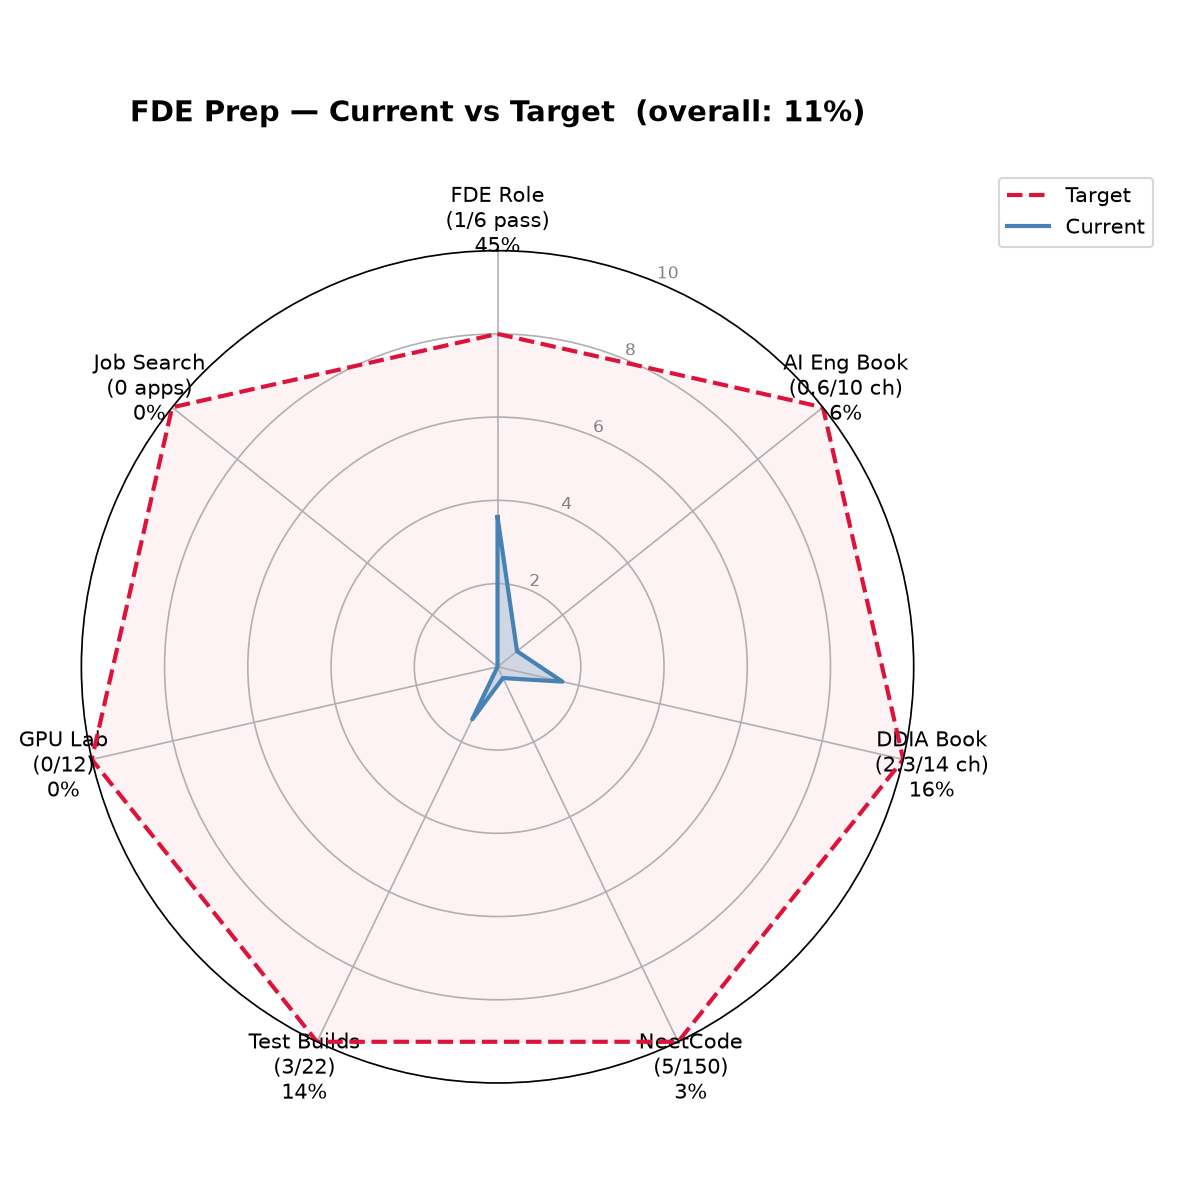

Write the Python code that produced this figure.
import matplotlib.pyplot as plt
import numpy as np

# Axes = the 7 tracker folders. Score 0-10, target line shown per axis.
labels = [
    "FDE Role\n(1/6 pass)",
    "AI Eng Book\n(0.6/10 ch)",
    "DDIA Book\n(2.3/14 ch)",
    "NeetCode\n(5/150)",
    "Test Builds\n(3/22)",
    "GPU Lab\n(0/12)",
    "Job Search\n(0 apps)",
]

# current score, scaled 0-10
current = [3.6, 0.6, 1.6, 0.3, 1.4, 0.0, 0.0]
target = [8, 10, 10, 10, 10, 10, 10]

pct = [round(c / t * 100) for c, t in zip(current, target)]
overall_pct = round(sum(current) / sum(target) * 100)
labels = [f"{lab}\n{p}%" for lab, p in zip(labels, pct)]

N = len(labels)
angles = np.linspace(0, 2 * np.pi, N, endpoint=False).tolist()
current += current[:1]
target += target[:1]
angles += angles[:1]

fig, ax = plt.subplots(figsize=(8, 8), subplot_kw=dict(polar=True))
ax.set_theta_offset(np.pi / 2)
ax.set_theta_direction(-1)

ax.set_ylim(0, 10)
ax.set_yticks([2, 4, 6, 8, 10])
ax.set_yticklabels(["2", "4", "6", "8", "10"], color="gray", size=8)

ax.plot(angles, target, linewidth=2, linestyle="--", color="crimson", label="Target")
ax.fill(angles, target, color="crimson", alpha=0.05)

ax.plot(angles, current, linewidth=2, color="steelblue", label="Current")
ax.fill(angles, current, color="steelblue", alpha=0.25)

ax.set_xticks(angles[:-1])
ax.set_xticklabels(labels, size=10)

ax.set_title(
    f"FDE Prep — Current vs Target  (overall: {overall_pct}%)",
    size=14, weight="bold", pad=30,
)
ax.legend(loc="upper right", bbox_to_anchor=(1.3, 1.1))

plt.tight_layout()
import os
out = os.path.join(os.path.dirname(__file__), "progress-radar.png")
plt.savefig(out, dpi=150)
print("saved:", out)
